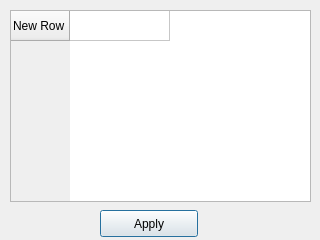
<?xml version="1.0" encoding="UTF-8"?>
<ui version="4.0">
 <class>ControllerSettings</class>
 <widget class="QDialog" name="ControllerSettings">
  <property name="geometry">
   <rect>
    <x>0</x>
    <y>0</y>
    <width>320</width>
    <height>240</height>
   </rect>
  </property>
  <property name="windowTitle">
   <string>Controller Settings</string>
  </property>
  <widget class="QTableWidget" name="tableWidget">
   <property name="geometry">
    <rect>
     <x>10</x>
     <y>10</y>
     <width>301</width>
     <height>192</height>
    </rect>
   </property>
   <property name="styleSheet">
    <string notr="true">font: 75 italic 9pt &quot;Ubuntu&quot;;</string>
   </property>
   <property name="columnCount">
    <number>1</number>
   </property>
   <attribute name="horizontalHeaderVisible">
    <bool>false</bool>
   </attribute>
   <row>
    <property name="text">
     <string>New Row</string>
    </property>
   </row>
   <column>
    <property name="text">
     <string>Setting</string>
    </property>
   </column>
   <item row="0" column="0">
    <property name="text">
     <string/>
    </property>
   </item>
  </widget>
  <widget class="QPushButton" name="pushButton">
   <property name="geometry">
    <rect>
     <x>100</x>
     <y>210</y>
     <width>98</width>
     <height>27</height>
    </rect>
   </property>
   <property name="text">
    <string>Apply</string>
   </property>
  </widget>
 </widget>
 <resources/>
 <connections>
  <connection>
   <sender>tableWidget</sender>
   <signal>cellChanged(int,int)</signal>
   <receiver>ControllerSettings</receiver>
   <slot>OnCellEdited(int,int)</slot>
   <hints>
    <hint type="sourcelabel">
     <x>116</x>
     <y>32</y>
    </hint>
    <hint type="destinationlabel">
     <x>107</x>
     <y>-10</y>
    </hint>
   </hints>
  </connection>
  <connection>
   <sender>pushButton</sender>
   <signal>clicked()</signal>
   <receiver>ControllerSettings</receiver>
   <slot>OnApply()</slot>
   <hints>
    <hint type="sourcelabel">
     <x>128</x>
     <y>228</y>
    </hint>
    <hint type="destinationlabel">
     <x>61</x>
     <y>221</y>
    </hint>
   </hints>
  </connection>
 </connections>
 <slots>
  <slot>OnCellEdited(int,int)</slot>
  <slot>OnApply()</slot>
  <slot>OnCellChanged(QTableWidgetItem*)</slot>
 </slots>
</ui>
